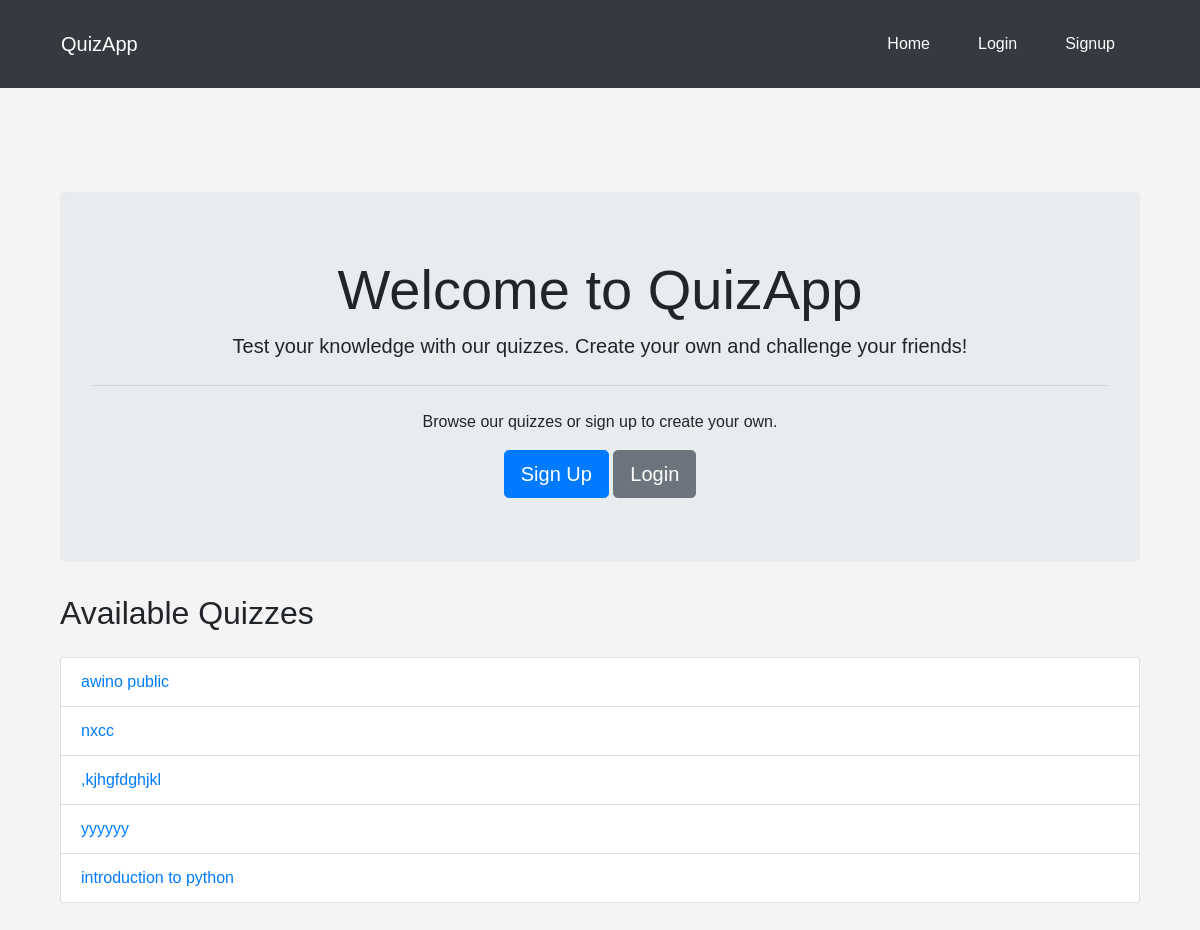
The page /quizzes/ on the database as committed earlier.
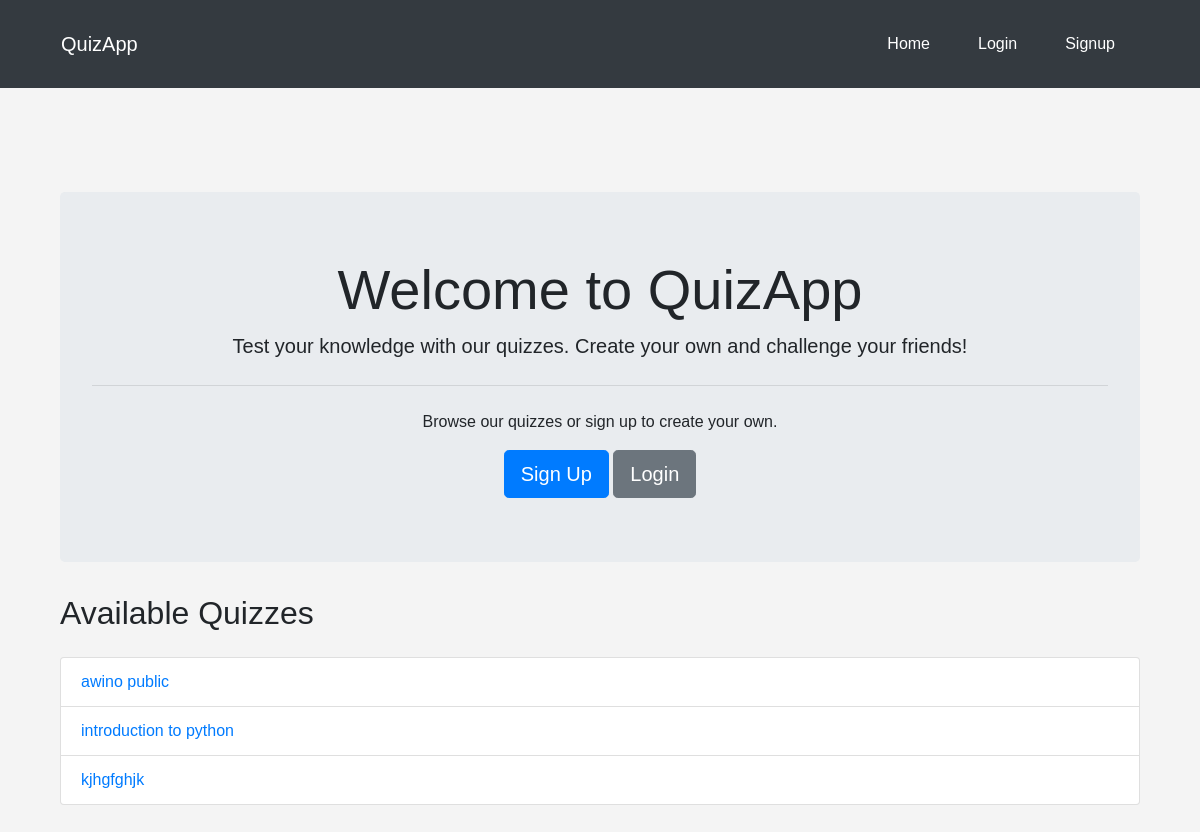
The same page on the database as committed later.
### quizzes/models.py (models this page shows, shortened)
class Quiz(models.Model):
    title = models.CharField(max_length=255)
    description = models.TextField()
    created_by = models.ForeignKey(User, on_delete=models.CASCADE)
    created_at = models.DateTimeField(auto_now_add=True)
    is_public = models.BooleanField(default=False)
    share_link = models.URLField(blank=True, null=True)

### quizzes/views.py (the view)
# urls.py: 2. Add a URL to urlpatterns:  path('', views.home, name='home')
def home(request):
    quizzes = Quiz.objects.all()
    return render(request, 'quizzes/home.html', {'quizzes': quizzes})

### templates/quizzes/home.html (shortened to what this page needs)
{% extends 'base.html' %}
{% block content %}
<div class="container mt-5">
    <div class="jumbotron text-center">
        <h1 class="display-4">Welcome to QuizApp</h1>
        <p class="lead">Test your knowledge with our quizzes. Create your own and challenge your friends!</p>
        <hr class="my-4">
        <p>Browse our quizzes or sign up to create your own.</p>
        <a class="btn btn-primary btn-lg" href="{% url 'signup' %}" role="button">Sign Up</a>
        <a class="btn btn-secondary btn-lg" href="{% url 'login' %}" role="button">Login</a>
    </div>
    <h2 class="my-4">Available Quizzes</h2>
    <ul class="list-group">
        {% for quiz in quizzes %}
        <li class="list-group-item d-flex justify-content-between align-items-center">
            <a href="{% if user.is_authenticated %}{% url 'quiz_detail' quiz.id %}{% else %}{% url 'login' %}{% endif %}">
                {{ quiz.title }}
            </a>
        </li>
        {% endfor %}
    </ul>
</div>
{% endblock %}

Rows that differ between the two databases and show on the page:
removed Quiz: title "nxcc"
removed Quiz: title ",kjhgfdghjkl"
removed Quiz: title "yyyyyy"
added Quiz: title "kjhgfghjk"
